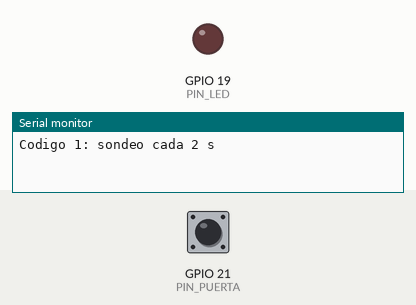
A sketch run on a simulated ESP32. On the bench: output pins drawn as LEDs (lit = HIGH), the last lines printed to the serial monitor. The inputs (shaded band) are chosen by the test bench; at power-on: GPIO 21 (PIN_PUERTA) HIGH.

Above: at 4.8 s.
4.9 s: GPIO 21 (PIN_PUERTA) pulled LOW for 2.35 s
At 6.3 s:
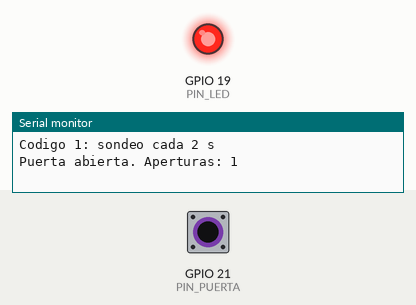
Timing chart, 0 to 7.9 s (numbered marks = the images above; inputs shaded):
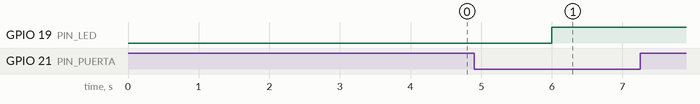

Measured:
- after the input at 4.9 s, GPIO 19 (PIN_LED): LOW → HIGH after 1.1 s

The sketch:

ParteA.ino
```cpp
// AP4 - Código 1: sensor de puerta por SONDEO (polling)
const uint8_t PIN_PUERTA = 21; // pulsador = sensor de puerta
const uint8_t PIN_LED = 19; // luz de alarma
uint32_t aperturas = 0; // aperturas detectadas
int anterior = HIGH; // con INPUT_PULLUP: suelto = HIGH
void setup() {
 Serial.begin(115200);
 pinMode(PIN_LED, OUTPUT);
 pinMode(PIN_PUERTA, INPUT_PULLUP);
 Serial.println("Codigo 1: sondeo cada 2 s");
}
void loop() {
 int actual = digitalRead(PIN_PUERTA); // ¿cómo está el pulsador AHORA?
 if (anterior == HIGH && actual == LOW) { // pasó de suelto a presionado
 aperturas++;
 digitalWrite(PIN_LED, !digitalRead(PIN_LED));
 Serial.print("Puerta abierta. Aperturas: ");
 Serial.println(aperturas);
 }
 anterior = actual;
 delay(2000); // programa ocupado: aquí NO se mira el pulsador
}
```
